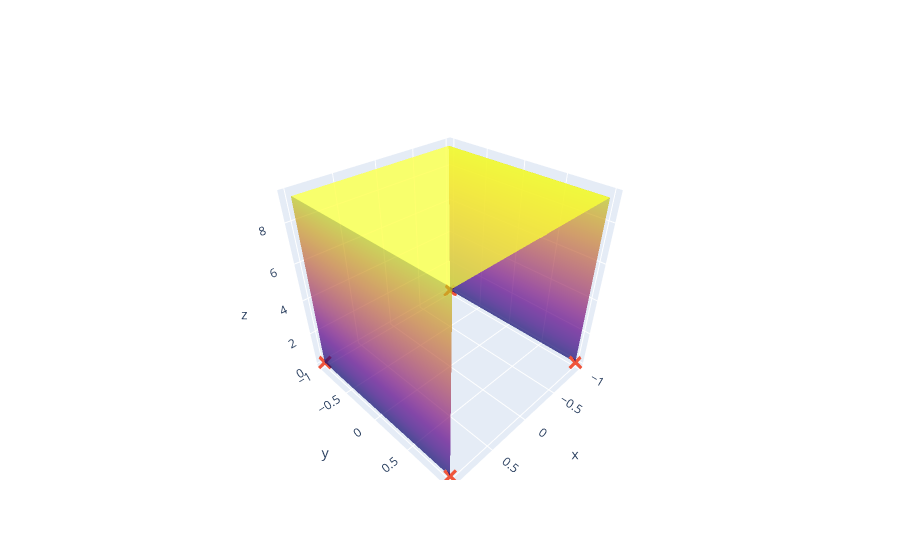
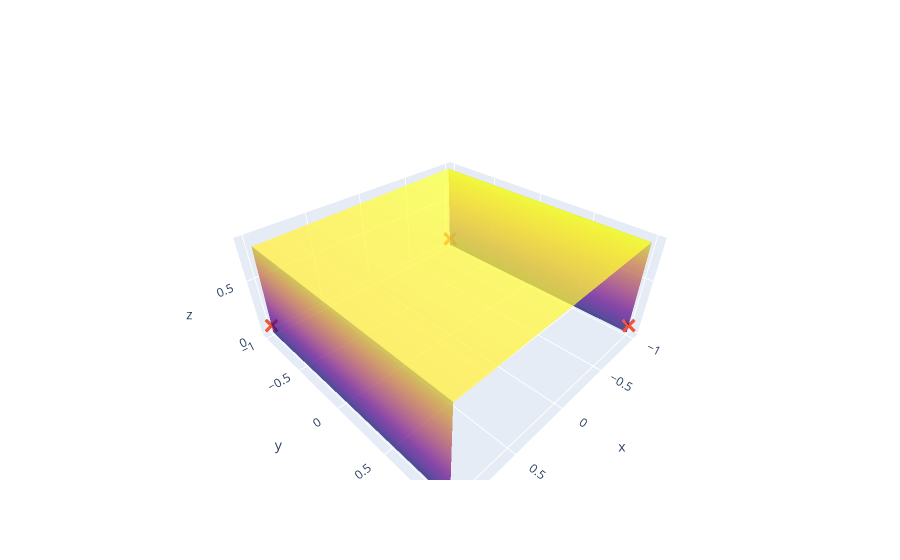

Source (notebook cell) for these figures, in order:
### Code cell
fig = go.Figure(data=[go.Surface(x=xx,y=yy,z=utility, opacity=0.7, showscale=False),
    go.Scatter3d(x=X[:,0],y=X[:,1],z=[utility.min()]*X.shape[0],mode="markers",marker_symbol="x",marker_size=5)])
fig.show()

fig = go.Figure(data=[go.Surface(x=xx,y=yy,z=weighted_utility, opacity=0.7, showscale=False),
    go.Scatter3d(x=X[:,0],y=X[:,1],z=[utility.min()]*X.shape[0],mode="markers",marker_symbol="x",marker_size=5)])
fig.show()

### Figure 1 — Plotly figure (JSON) as saved in the notebook; plotly's stock layout.template omitted (floating-point values rounded to 4 significant figures; data arrays with more than 128 entries replaced by an {"elided": "..."} marker saying what was removed)
{"data": [{"opacity": 0.7, "showscale": false, "type": "surface", "x": {"elided": "100x100 float values"}, "y": {"elided": "100x100 float values"}, "z": {"elided": "100x100 float values"}}, {"marker": {"size": 5, "symbol": "x"}, "mode": "markers", "type": "scatter3d", "x": [1.0, 1.0, -1, -1], "y": [-1.0, 1.0, -1.0, 1.0], "z": [0.07685, 0.07685, 0.07685, 0.07685]}], "layout": {}}

### Figure 2 — Plotly figure (JSON) as saved in the notebook; plotly's stock layout.template omitted (floating-point values rounded to 4 significant figures; data arrays with more than 128 entries replaced by an {"elided": "..."} marker saying what was removed)
{"data": [{"opacity": 0.7, "showscale": false, "type": "surface", "x": {"elided": "100x100 float values"}, "y": {"elided": "100x100 float values"}, "z": {"elided": "100x100 float values"}}, {"marker": {"size": 5, "symbol": "x"}, "mode": "markers", "type": "scatter3d", "x": [1.0, 1.0, -1, -1], "y": [-1.0, 1.0, -1.0, 1.0], "z": [0.07685, 0.07685, 0.07685, 0.07685]}], "layout": {}}
